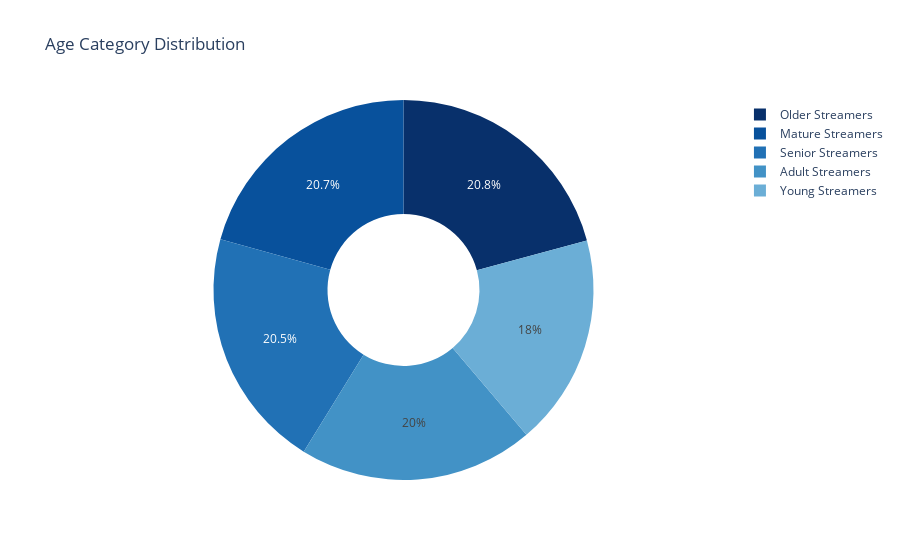

The notebook cell this image was saved under:
### Code cell
# Plot the pie chart
fig = px.pie(
    age_counts,
    names='Age_Category',
    values='Count',
    title='Age Category Distribution',
    hole=0.4,
    color_discrete_sequence=px.colors.sequential.Blues_r
)

fig.show()

### Figure 1 — Plotly figure (JSON) as saved in the notebook; plotly's stock layout.template omitted (floating-point values rounded to 4 significant figures)
{"data": [{"domain": {"x": [0, 1], "y": [0, 1]}, "hole": 0.4, "hovertemplate": "Age_Category=%{label}<br>Count=%{value}<extra></extra>", "labels": ["Older Streamers", "Mature Streamers", "Senior Streamers", "Adult Streamers", "Young Streamers"], "legendgroup": "", "name": "", "showlegend": true, "type": "pie", "values": [208, 207, 205, 200, 180]}], "layout": {"autosize": true, "legend": {"tracegroupgap": 0}, "piecolorway": ["rgb(8,48,107)", "rgb(8,81,156)", "rgb(33,113,181)", "rgb(66,146,198)", "rgb(107,174,214)", "rgb(158,202,225)", "rgb(198,219,239)", "rgb(222,235,247)", "rgb(247,251,255)"], "title": {"text": "Age Category Distribution"}}}
